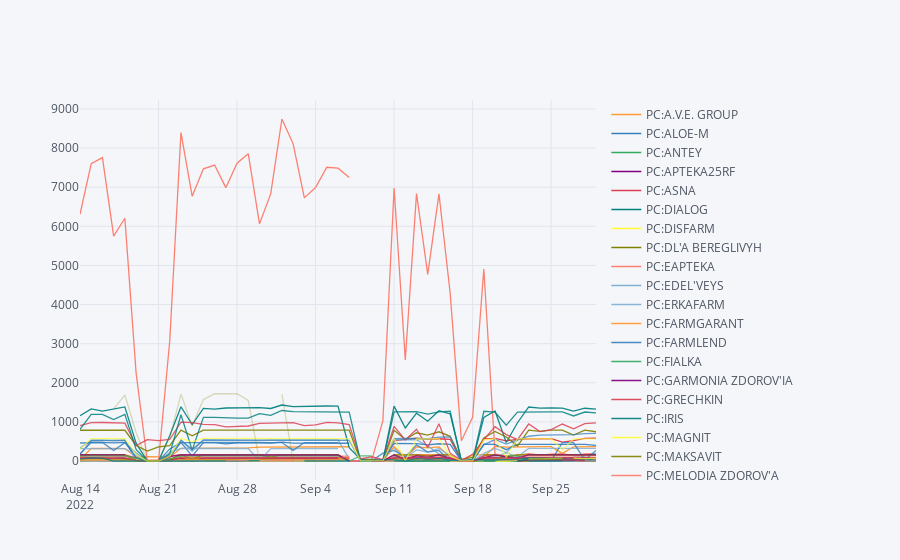

Source (notebook cell):
### Code cell
makeplot('Novartis Юперио таблетки 200мг 28шт')
